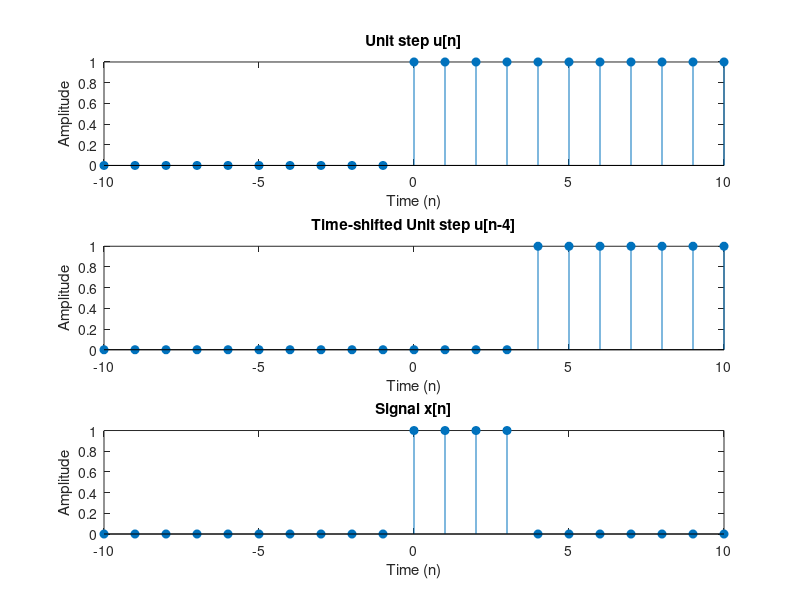

Source code (MATLAB):
% left & right bounds of time axis (in samples)
nL = 10;
nR = 10;
% create discrete-time vector
n = -nL:nR;
% processing
u = [zeros(1,nL), 1, ones(1,nR)]; % generate u[n]
subplot(3,1,1)
stem(n,u,'fill'); % plot u[n]
title('Unit step u[n]');
xlabel('Time (n)');
ylabel('Amplitude');

u4 = [zeros(1,nL+4), 1, ones(1,nR-4)]; % generate u[n-4]
subplot(3,1,2)
stem(n,u4,'fill'); % plot u[n-4]
title('Time-shifted Unit step u[n-4]');
xlabel('Time (n)');
ylabel('Amplitude');

x = u - u4; % generate u[n-4]
subplot(3,1,3)
stem(n,x,'fill'); % plot x[n]
title('Signal x[n]');
xlabel('Time (n)');
ylabel('Amplitude');